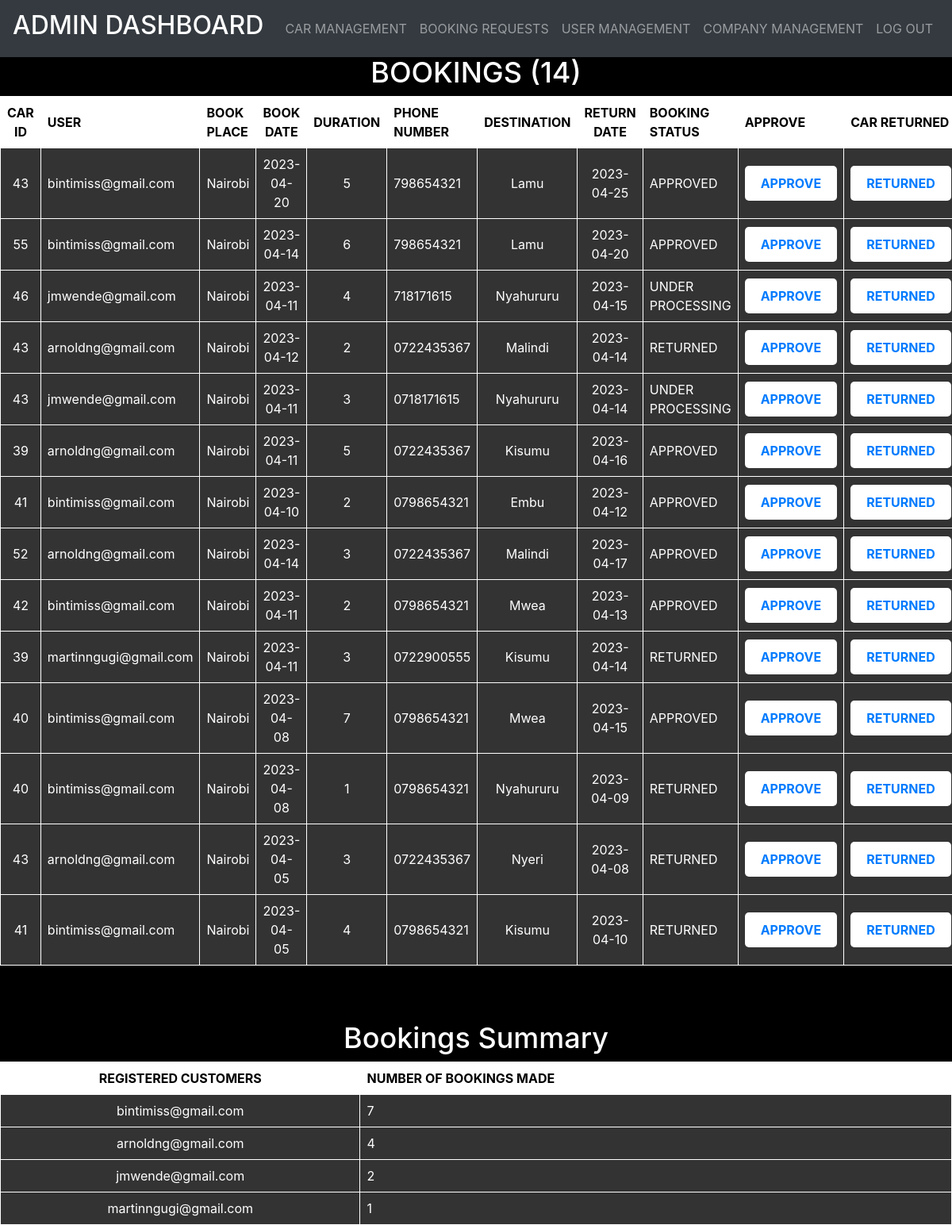
Screenshot of /adminbooking.php with the database file from the repository.
### tables this page shows
CREATE TABLE `booking` (
  `BOOK_ID` int(11) NOT NULL,
  `CAR_ID` int(11) NOT NULL,
  `USER_EMAIL` varchar(255) NOT NULL,
  `BOOK_PLACE` varchar(255) NOT NULL,
  `BOOK_DATE` date NOT NULL,
  `DURATION` int(11) NOT NULL,
  `PHONE_NUMBER` varchar(11) NOT NULL,
  `DESTINATION` varchar(255) NOT NULL,
  `RETURN_DATE` date NOT NULL,
  `PRICE` int(11) NOT NULL,
  `BOOK_STATUS` varchar(255) NOT NULL DEFAULT 'UNDER PROCESSING'
);

### adminbooking.php (the view, shortened to what this page needs)
<!DOCTYPE html>
<html lang="en">
<head>
    <link rel="stylesheet" href="slick.css">
    <link rel="stylesheet" href="style.css">
    <link rel="stylesheet" href="fixed.css">
    <link rel="stylesheet" href="bootstrap.min.css">
</head>
<body  data-spy="scroll" data-target="#navbarResponsive">
<?php
require_once('connection.php');
$query="SELECT *from booking ORDER BY BOOK_ID DESC";
$queryy=mysqli_query($con,$query);
$num=mysqli_num_rows($queryy);
?>
<nav class="navbar navbar-expand-lg navbar-dark bg-dark fixed-top">
        <a class="navbar-brand" href="admindash.php">
            <h2>ADMIN DASHBOARD</h2>
        </a>
        <div class="collapse navbar-collapse" id="navbarResponsive">
            <ul class="navbar-nav ml-auto">
                <li class="nav-item">
                    <a class="nav-link" href="admindash.php">CAR MANAGEMENT</a>
                </li>
                <li  class="nav-item">
                    <a class="nav-link"  href="adminbooking.php">BOOKING REQUESTS</a>
                </li>
                <li  class="nav-item">
                    <a class="nav-link"  href="adminusers.php">USER MANAGEMENT</a>
                </li>
                <li  class="nav-item">
                    <a class="nav-link"  href="admincompanymanagement.php">COMPANY MANAGEMENT</a>
                </li>
                <li class="nav-item">
                  <a class="nav-link" href="#" onclick="if(confirm('Are you sure you want to log out?')) { location.href='index.php'; }"><?php session_destroy();?>LOG OUT</a>
                </li>
            </ul>
        </div>
    </nav>
<div>
            <h1 class="header">BOOKINGS (<?php echo $num ?>)</h1>
            <div>
                <div>
                    <table class="content-table">
                <thead>
                    <tr>
                        <th>CAR ID</th>
                        <th>USER</th>
                        <th>BOOK PLACE</th>
                        <th>BOOK DATE</th>
                        <th>DURATION</th>
                        <th>PHONE NUMBER</th>
                        <th>DESTINATION</th>
                        <th>RETURN DATE</th>
                        <th>BOOKING STATUS</th>
                        <th>APPROVE</th>
                        <th>CAR RETURNED</th>
                    </tr>
                </thead>
                <tbody>
                <?php
                while($res=mysqli_fetch_array($queryy)){
                ?>
                <tr  class="active-row">
                    <td><?php echo $res['CAR_ID'];?></td>
                    <td><?php echo $res['USER_EMAIL'];?></td>
                    <td><?php echo $res['BOOK_PLACE'];?></td>
                    <td><?php echo $res['BOOK_DATE'];?></td>
                    <td><?php echo $res['DURATION'];?></td>
                    <td><?php echo $res['PHONE_NUMBER'];?></td>
                    <td><?php echo $res['DESTINATION'];?></td>
                    <td><?php echo $res['RETURN_DATE'];?></td>
                    <td><?php echo $res['BOOK_STATUS'];?></td>
                    <td><button type="submit"  class="but"  name="approve"><a href="approve.php?id=<?php echo $res['BOOK_ID']?>">APPROVE</a></button></td>
                    <td><button type="submit" class="but" name="approve"><a href="adminreturn.php?id=<?php echo $res['CAR_ID']?>&bookid=<?php echo $res['BOOK_ID']?>">RETURNED</a></button></td>
                </tr>
               <?php } ?>
                </tbody>
                </table>
                <?php
                $query = "SELECT USER_EMAIL, COUNT(*) as BOOKINGS_COUNT FROM booking GROUP BY USER_EMAIL ORDER BY BOOKINGS_COUNT DESC";
                $queryy = mysqli_query($con, $query);
                ?>
                <div>
                  <h1 class="header">Bookings Summary </h1>
                  <div>
                    <div>
                      <table class="content-table">
                        <thead>
                          <tr>
                            <th>REGISTERED CUSTOMERS</th>
                            <th>NUMBER OF BOOKINGS MADE</th>
                          </tr>
                        </thead>
                        <tbody>
                          <?php
                          while ($res = mysqli_fetch_array($queryy)) {
                          ?>
                            <tr class="active-row">
                              <td><?php echo $res['USER_EMAIL']; ?></td>
                              <td><?php echo $res['BOOKINGS_COUNT']; ?></td>
                            </tr>
                          <?php } ?>
                        </tbody>
                      </table>
                    </div>
                  </div>
                </div>
                </div>
            </div>
        </div>
</body>
</html>

### style.css (style rules this page uses)
body { margin: 0; padding: 0; color: black; font-family:'Lato', sans-serif ; }
.navbar-nav { display: flex; justify-content: center; }

### fixed.css (style rules this page uses)
.fixed-top { -webkit-backface-visibility: hidden; }

### adminbooking.php (style rules this page uses)
body { background-color: black; color: white; }
.content-table th { background-color: white; color: black; }
.content-table td { background-color: black; color: white; }
.content-table .active-row td { background-color: #333333; }
.but { background-color: white; color: white; border: none; padding: 10px 20px; border-radius: 5px; text-decoration: none; font-size: 16px; font-weight: bold; cursor: pointer; }
.header { font-size: 36px; text-align: center; margin-top: 70px; color: white; }
.content-table { border-collapse: collapse; width: 100%; }
.content-table td, .content-table th { border: 1px solid white; padding: 8px; }
.content-table td:first-child, .content-table th:first-child { width: 10%; text-align: center; }
.content-table td:nth-child(2), .content-table th:nth-child(2) { width: 20%; }
.content-table td:nth-child(3), .content-table th:nth-child(3) { width: 10%; }
.content-table td:nth-child(4), .content-table th:nth-child(4) { width: 10%; text-align: center; }
.content-table td:nth-child(5), .content-table th:nth-child(5) { width: 10%; text-align: center; }
.content-table td:nth-child(6), .content-table th:nth-child(6) { width: 20%; }
.content-table td:nth-child(7), .content-table th:nth-child(7) { width: 10%; text-align: center; }
.content-table td:nth-child(8), .content-table th:nth-child(8) { width: 10%; text-align: center; }

### rows the page displays
booking: CAR_ID "43", USER_EMAIL "bintimiss@gmail.com", BOOK_PLACE "Nairobi", BOOK_DATE "2023-04-20", DURATION "5", PHONE_NUMBER "798654321", DESTINATION "Lamu", RETURN_DATE "2023-04-25", BOOK_STATUS "APPROVED"
booking: CAR_ID "55", USER_EMAIL "bintimiss@gmail.com", BOOK_PLACE "Nairobi", BOOK_DATE "2023-04-14", DURATION "6", PHONE_NUMBER "798654321", DESTINATION "Lamu", RETURN_DATE "2023-04-20", BOOK_STATUS "APPROVED"
booking: CAR_ID "46", USER_EMAIL "jmwende@gmail.com", BOOK_PLACE "Nairobi", BOOK_DATE "2023-04-11", DURATION "4", PHONE_NUMBER "718171615", DESTINATION "Nyahururu", RETURN_DATE "2023-04-15", BOOK_STATUS "UNDER PROCESSING"
booking: CAR_ID "43", USER_EMAIL "arnoldng@gmail.com", BOOK_PLACE "Nairobi", BOOK_DATE "2023-04-12", DURATION "2", PHONE_NUMBER "0722435367", DESTINATION "Malindi", RETURN_DATE "2023-04-14", BOOK_STATUS "RETURNED"
booking: CAR_ID "43", USER_EMAIL "jmwende@gmail.com", BOOK_PLACE "Nairobi", BOOK_DATE "2023-04-11", DURATION "3", PHONE_NUMBER "0718171615", DESTINATION "Nyahururu", RETURN_DATE "2023-04-14", BOOK_STATUS "UNDER PROCESSING"
booking: CAR_ID "39", USER_EMAIL "arnoldng@gmail.com", BOOK_PLACE "Nairobi", BOOK_DATE "2023-04-11", DURATION "5", PHONE_NUMBER "0722435367", DESTINATION "Kisumu", RETURN_DATE "2023-04-16", BOOK_STATUS "APPROVED"
booking: CAR_ID "41", USER_EMAIL "bintimiss@gmail.com", BOOK_PLACE "Nairobi", BOOK_DATE "2023-04-10", DURATION "2", PHONE_NUMBER "0798654321", DESTINATION "Embu", RETURN_DATE "2023-04-12", BOOK_STATUS "APPROVED"
booking: CAR_ID "52", USER_EMAIL "arnoldng@gmail.com", BOOK_PLACE "Nairobi", BOOK_DATE "2023-04-14", DURATION "3", PHONE_NUMBER "0722435367", DESTINATION "Malindi", RETURN_DATE "2023-04-17", BOOK_STATUS "APPROVED"
booking: CAR_ID "42", USER_EMAIL "bintimiss@gmail.com", BOOK_PLACE "Nairobi", BOOK_DATE "2023-04-11", DURATION "2", PHONE_NUMBER "0798654321", DESTINATION "Mwea", RETURN_DATE "2023-04-13", BOOK_STATUS "APPROVED"
booking: CAR_ID "39", USER_EMAIL "martinngugi@gmail.com", BOOK_PLACE "Nairobi", BOOK_DATE "2023-04-11", DURATION "3", PHONE_NUMBER "0722900555", DESTINATION "Kisumu", RETURN_DATE "2023-04-14", BOOK_STATUS "RETURNED"
booking: CAR_ID "40", USER_EMAIL "bintimiss@gmail.com", BOOK_PLACE "Nairobi", BOOK_DATE "2023-04-08", DURATION "7", PHONE_NUMBER "0798654321", DESTINATION "Mwea", RETURN_DATE "2023-04-15", BOOK_STATUS "APPROVED"
booking: CAR_ID "40", USER_EMAIL "bintimiss@gmail.com", BOOK_PLACE "Nairobi", BOOK_DATE "2023-04-08", DURATION "1", PHONE_NUMBER "0798654321", DESTINATION "Nyahururu", RETURN_DATE "2023-04-09", BOOK_STATUS "RETURNED"
booking: CAR_ID "43", USER_EMAIL "arnoldng@gmail.com", BOOK_PLACE "Nairobi", BOOK_DATE "2023-04-05", DURATION "3", PHONE_NUMBER "0722435367", DESTINATION "Nyeri", RETURN_DATE "2023-04-08", BOOK_STATUS "RETURNED"
booking: CAR_ID "41", USER_EMAIL "bintimiss@gmail.com", BOOK_PLACE "Nairobi", BOOK_DATE "2023-04-05", DURATION "4", PHONE_NUMBER "0798654321", DESTINATION "Kisumu", RETURN_DATE "2023-04-10", BOOK_STATUS "RETURNED"

### other values shown
$num "14"
$res['USER_EMAIL'] "bintimiss@gmail.com"
$res['BOOKINGS_COUNT'] "7"
$res['USER_EMAIL'] "arnoldng@gmail.com"
$res['BOOKINGS_COUNT'] "4"
$res['USER_EMAIL'] "jmwende@gmail.com"
$res['BOOKINGS_COUNT'] "2"
$res['USER_EMAIL'] "martinngugi@gmail.com"
$res['BOOKINGS_COUNT'] "1"
